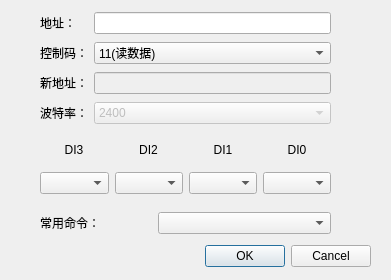
<?xml version="1.0" encoding="UTF-8"?>
<ui version="4.0">
 <class>Dlt645Dialog</class>
 <widget class="QDialog" name="Dlt645Dialog">
  <property name="geometry">
   <rect>
    <x>0</x>
    <y>0</y>
    <width>391</width>
    <height>280</height>
   </rect>
  </property>
  <property name="windowTitle">
   <string>DL/T 645-2007</string>
  </property>
  <widget class="QDialogButtonBox" name="buttonBox">
   <property name="geometry">
    <rect>
     <x>30</x>
     <y>240</y>
     <width>341</width>
     <height>32</height>
    </rect>
   </property>
   <property name="orientation">
    <enum>Qt::Horizontal</enum>
   </property>
   <property name="standardButtons">
    <set>QDialogButtonBox::Cancel|QDialogButtonBox::Ok</set>
   </property>
  </widget>
  <widget class="QWidget" name="layoutWidget21">
   <property name="geometry">
    <rect>
     <x>40</x>
     <y>10</y>
     <width>291</width>
     <height>117</height>
    </rect>
   </property>
   <layout class="QGridLayout" name="gridLayout_3">
    <item row="1" column="2">
     <widget class="QComboBox" name="comboBoxCmd">
      <item>
       <property name="text">
        <string>11(读数据)</string>
       </property>
      </item>
      <item>
       <property name="text">
        <string>12(读后续数据)</string>
       </property>
      </item>
      <item>
       <property name="text">
        <string>13(改通讯地址)</string>
       </property>
      </item>
      <item>
       <property name="text">
        <string>17(修改波特率)</string>
       </property>
      </item>
      <item>
       <property name="text">
        <string>1C(写入数据)</string>
       </property>
      </item>
     </widget>
    </item>
    <item row="2" column="2">
     <widget class="QLineEdit" name="lineEditVal">
      <property name="enabled">
       <bool>false</bool>
      </property>
     </widget>
    </item>
    <item row="2" column="0" colspan="2">
     <widget class="QLabel" name="label_7">
      <property name="text">
       <string>新地址：</string>
      </property>
      <property name="buddy">
       <cstring>lineEditVal</cstring>
      </property>
     </widget>
    </item>
    <item row="0" column="2">
     <widget class="QLineEdit" name="lineEditAddr">
      <property name="maxLength">
       <number>12</number>
      </property>
     </widget>
    </item>
    <item row="1" column="0" colspan="2">
     <widget class="QLabel" name="label_5">
      <property name="text">
       <string>控制码：</string>
      </property>
      <property name="buddy">
       <cstring>comboBoxCmd</cstring>
      </property>
     </widget>
    </item>
    <item row="0" column="0" colspan="2">
     <widget class="QLabel" name="label_6">
      <property name="text">
       <string>地址：</string>
      </property>
      <property name="buddy">
       <cstring>lineEditAddr</cstring>
      </property>
     </widget>
    </item>
    <item row="3" column="0" colspan="2">
     <widget class="QLabel" name="label_9">
      <property name="text">
       <string>波特率：</string>
      </property>
      <property name="buddy">
       <cstring>lineEditAddr</cstring>
      </property>
     </widget>
    </item>
    <item row="3" column="2">
     <widget class="QComboBox" name="comboBoxRate">
      <property name="enabled">
       <bool>false</bool>
      </property>
      <item>
       <property name="text">
        <string>2400</string>
       </property>
      </item>
      <item>
       <property name="text">
        <string>4800</string>
       </property>
      </item>
      <item>
       <property name="text">
        <string>9600</string>
       </property>
      </item>
      <item>
       <property name="text">
        <string>19200</string>
       </property>
      </item>
     </widget>
    </item>
   </layout>
  </widget>
  <widget class="QWidget" name="layoutWidget22">
   <property name="geometry">
    <rect>
     <x>40</x>
     <y>170</y>
     <width>291</width>
     <height>26</height>
    </rect>
   </property>
   <layout class="QGridLayout" name="gridLayout">
    <item row="0" column="0">
     <widget class="QComboBox" name="comboBoxDi3"/>
    </item>
    <item row="0" column="1">
     <widget class="QComboBox" name="comboBoxDi2"/>
    </item>
    <item row="0" column="2">
     <widget class="QComboBox" name="comboBoxDi1"/>
    </item>
    <item row="0" column="3">
     <widget class="QComboBox" name="comboBoxDi0"/>
    </item>
   </layout>
  </widget>
  <widget class="QWidget" name="layoutWidget23">
   <property name="geometry">
    <rect>
     <x>40</x>
     <y>140</y>
     <width>291</width>
     <height>20</height>
    </rect>
   </property>
   <layout class="QGridLayout" name="gridLayout_2">
    <item row="0" column="0">
     <widget class="QLabel" name="label">
      <property name="text">
       <string>DI3</string>
      </property>
      <property name="alignment">
       <set>Qt::AlignCenter</set>
      </property>
      <property name="buddy">
       <cstring>comboBoxDi3</cstring>
      </property>
     </widget>
    </item>
    <item row="0" column="1">
     <widget class="QLabel" name="label_2">
      <property name="text">
       <string>DI2</string>
      </property>
      <property name="alignment">
       <set>Qt::AlignCenter</set>
      </property>
      <property name="buddy">
       <cstring>comboBoxDi2</cstring>
      </property>
     </widget>
    </item>
    <item row="0" column="2">
     <widget class="QLabel" name="label_3">
      <property name="text">
       <string>DI1</string>
      </property>
      <property name="alignment">
       <set>Qt::AlignCenter</set>
      </property>
      <property name="buddy">
       <cstring>comboBoxDi1</cstring>
      </property>
     </widget>
    </item>
    <item row="0" column="3">
     <widget class="QLabel" name="label_4">
      <property name="layoutDirection">
       <enum>Qt::LeftToRight</enum>
      </property>
      <property name="text">
       <string>DI0</string>
      </property>
      <property name="alignment">
       <set>Qt::AlignCenter</set>
      </property>
      <property name="buddy">
       <cstring>comboBoxDi0</cstring>
      </property>
     </widget>
    </item>
   </layout>
  </widget>
  <widget class="QWidget" name="layoutWidget24">
   <property name="geometry">
    <rect>
     <x>40</x>
     <y>210</y>
     <width>291</width>
     <height>26</height>
    </rect>
   </property>
   <layout class="QGridLayout" name="gridLayout_4">
    <item row="0" column="0">
     <widget class="QLabel" name="label_8">
      <property name="text">
       <string>常用命令：</string>
      </property>
      <property name="buddy">
       <cstring>comboBox</cstring>
      </property>
     </widget>
    </item>
    <item row="0" column="1">
     <widget class="QComboBox" name="comboBox">
      <item>
       <property name="text">
        <string/>
       </property>
      </item>
      <item>
       <property name="text">
        <string>探测地址</string>
       </property>
      </item>
      <item>
       <property name="text">
        <string>00000000 总电能</string>
       </property>
      </item>
      <item>
       <property name="text">
        <string>0000FF00 总电能块数据</string>
       </property>
      </item>
      <item>
       <property name="text">
        <string>02010100 A相电压</string>
       </property>
      </item>
      <item>
       <property name="text">
        <string>02010200 B相电压</string>
       </property>
      </item>
      <item>
       <property name="text">
        <string>02010300 C相电压</string>
       </property>
      </item>
      <item>
       <property name="text">
        <string>0201FF00 电压块数据</string>
       </property>
      </item>
      <item>
       <property name="text">
        <string>02020100 A相电流</string>
       </property>
      </item>
      <item>
       <property name="text">
        <string>02020200 B相电流</string>
       </property>
      </item>
      <item>
       <property name="text">
        <string>02020300 C相电流</string>
       </property>
      </item>
      <item>
       <property name="text">
        <string>0202FF00 电流块数据</string>
       </property>
      </item>
      <item>
       <property name="text">
        <string>0203FF00 有功功率块数据</string>
       </property>
      </item>
      <item>
       <property name="text">
        <string>0204FF00 无功功率块数据</string>
       </property>
      </item>
      <item>
       <property name="text">
        <string>0206FF00 功率因素块数据</string>
       </property>
      </item>
      <item>
       <property name="text">
        <string>02800002 电网频率</string>
       </property>
      </item>
      <item>
       <property name="text">
        <string>040005FF 电表状态字</string>
       </property>
      </item>
      <item>
       <property name="text">
        <string>0290FF00 剩余电流</string>
       </property>
      </item>
      <item>
       <property name="text">
        <string>漏电开关分闸</string>
       </property>
      </item>
      <item>
       <property name="text">
        <string>漏电开关合闸</string>
       </property>
      </item>
     </widget>
    </item>
   </layout>
  </widget>
 </widget>
 <resources/>
 <connections>
  <connection>
   <sender>buttonBox</sender>
   <signal>accepted()</signal>
   <receiver>Dlt645Dialog</receiver>
   <slot>accept()</slot>
   <hints>
    <hint type="sourcelabel">
     <x>248</x>
     <y>254</y>
    </hint>
    <hint type="destinationlabel">
     <x>157</x>
     <y>274</y>
    </hint>
   </hints>
  </connection>
  <connection>
   <sender>buttonBox</sender>
   <signal>rejected()</signal>
   <receiver>Dlt645Dialog</receiver>
   <slot>reject()</slot>
   <hints>
    <hint type="sourcelabel">
     <x>316</x>
     <y>260</y>
    </hint>
    <hint type="destinationlabel">
     <x>286</x>
     <y>274</y>
    </hint>
   </hints>
  </connection>
 </connections>
</ui>
